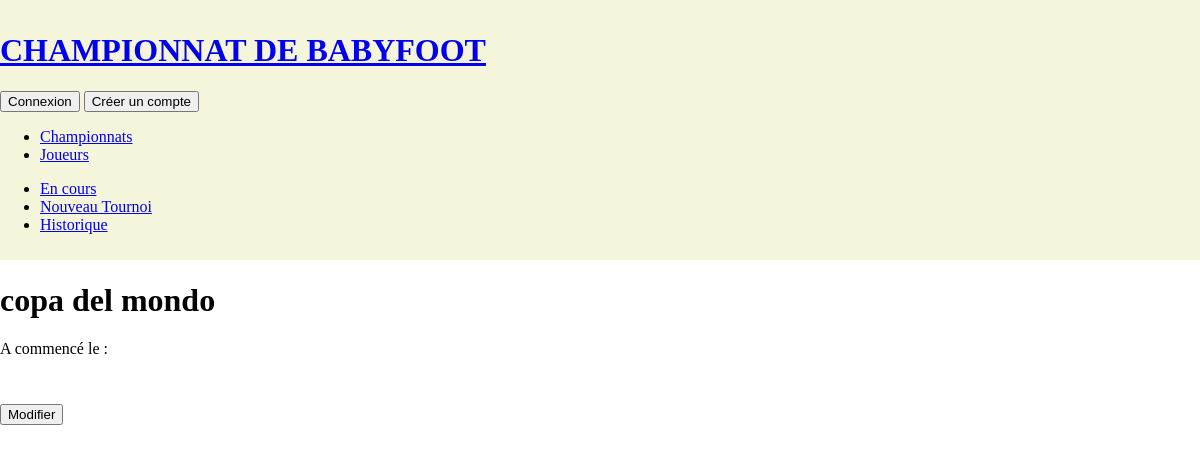
/championnat.php?idC=1, run on an earlier commit of the app's database.
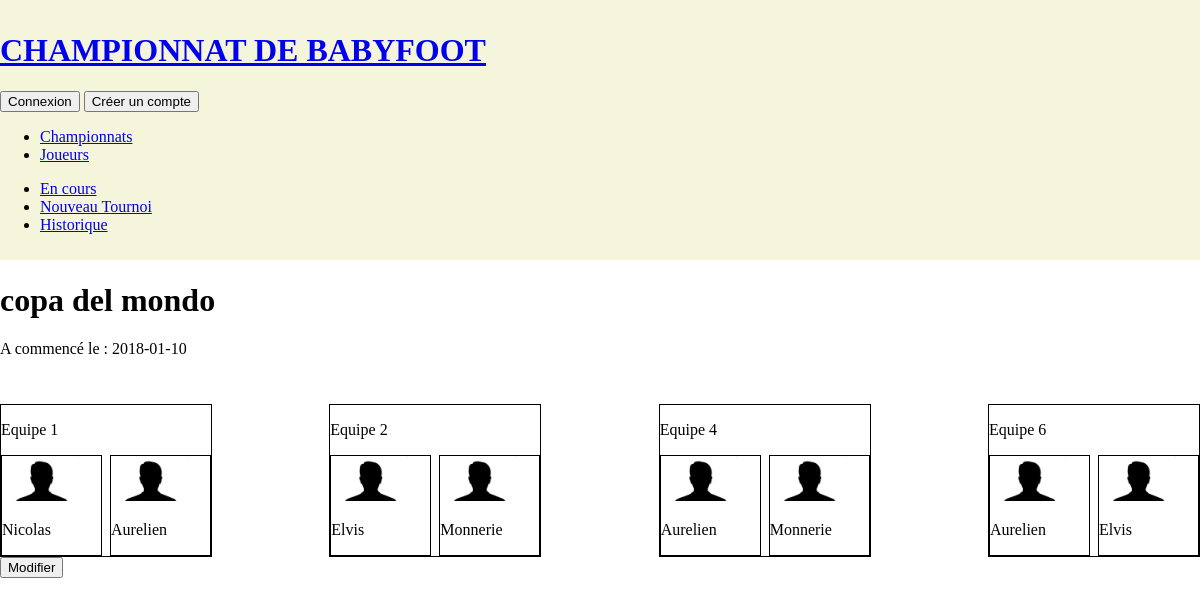
And on a later commit of the database.
### tables this page shows
CREATE TABLE IF NOT EXISTS `competitions` (
  `id_competition` int(11) NOT NULL AUTO_INCREMENT,
  `nomChamp` varchar(25) DEFAULT NULL,
  `nbreJoueurs` int(25) NOT NULL,
  `terminee` tinyint(1) NOT NULL DEFAULT '0',
  `dateDebut` date NOT NULL,
  PRIMARY KEY (`id_competition`)
);

CREATE TABLE IF NOT EXISTS `equipes` (
  `id_Equipe` int(11) NOT NULL AUTO_INCREMENT,
  `joueur1` int(11) NOT NULL,
  `joueur2` int(11) NOT NULL,
  `id_compet` int(11) NOT NULL,
  PRIMARY KEY (`id_Equipe`),
  KEY `fk_joueur1` (`joueur1`),
  KEY `fk_joueur2` (`joueur2`),
  KEY `FK_EquipeCompet` (`id_compet`)
);

CREATE TABLE IF NOT EXISTS `joueurs` (
  `id_Joueur` int(25) NOT NULL AUTO_INCREMENT,
  `nom` varchar(255) NOT NULL,
  `prenom` varchar(255) NOT NULL,
  `surnom` varchar(255) NOT NULL,
  `password` varchar(255) NOT NULL,
  `meilleureperformance` varchar(255) DEFAULT NULL,
  `defaut` varchar(255) DEFAULT NULL,
  `qualité` varchar(255) DEFAULT NULL,
  `photo` varchar(255) DEFAULT 'img/photo_default.png',
  `victoireChamp` int(25) DEFAULT NULL,
  PRIMARY KEY (`id_Joueur`)
);

### championnat.php (the view, shortened to what this page needs)
<?php session_start();
include'include/connexionBdd.php';
$listeCompet = $bdd->query('SELECT * FROM competitions ORDER BY dateDebut DESC');
$detailCompet = $bdd->prepare('SELECT * FROM competitions WHERE competitions.id_competition = ?');
$reqCencours = $bdd->query('SELECT * FROM competitions WHERE terminee = 0 ORDER BY dateDebut DESC ');
$reqEquipes = $bdd->prepare('SELECT id_Equipe, J1.id_Joueur AS J1id, J2.id_Joueur AS J2id, equipes.id_Equipe, J1.prenom AS J1p, J2.prenom AS J2p, J1.photo AS J1img ,J2.photo AS J2img FROM equipes JOIN joueurs AS J1 ON equipes.joueur1 = J1.id_Joueur JOIN joueurs AS J2 ON equipes.joueur2 = J2.id_Joueur WHERE equipes.id_compet = ?');
?>
<!doctype html>
<html>
    <head>
        <link rel="stylesheet" type="text/css" href="css/style.css" />
    </head>
    <body>
        <header>
			<div class="wrap">
            	<?php include'include/banniere.php' ?>
				<nav>
					<?php include'include/navChamp.php'?>
				</nav>
			</div>
        </header>
        <div id="content">
			<div class="wrap">
                <?php
                if(!isset($_GET['idC']) && !isset($_GET['comp'])){
                    if(!isset($_GET['histo'])){
                        ?>
                        <h1>CHAMPIONNATS EN COURS</h1>
                        <?php
                        while ($donnees = $reqCencours->fetch()) {
                            ?>
                            <a href="championnat.php?idC=<?php echo $donnees['id_competition']; ?>"><?php echo($donnees['nomChamp']); ?></a>
                            <p id="dateDebut">commencée le <?php echo $donnees['dateDebut']; ?></p>
                            <?php
                        }
                    }
                    else if(isset($_GET['histo'])){
                        ?>
                        <h1>HISTORIQUE DES CHAMPIONNATS</h1>
                        <?php
                        while ($donnees = $listeCompet->fetch()) {
                            ?>
                            <a href="championnat.php?idC=<?php echo $donnees['id_competition']; ?>"><?php echo($donnees['nomChamp']); ?></a>
                            <p id="dateDebut">commencée le <?php echo $donnees['dateDebut']; ?></p>
                            <?php
                        }
                    }
                    $listeCompet->closeCursor();
                }
                else if(isset($_GET['idC'])){
                    $detailCompet->execute(array($_GET['idC']));
                    while($donnees = $detailCompet->fetch()){
                    ?>
                    <h1><?php echo($donnees['nomChamp']);?></h1>
                        <p>A commencé le : <?php echo($donnees['dateDebut']);?></p>
                    <div class="competX">
                        <div class="iconeEquipes">
                            <?php
                            $reqEquipes->execute(array($_GET['idC']));
                            while($donnees4 = $reqEquipes->fetch()){
                                ?>
                                <div class="iconeEquipe">
                                    <p>Equipe <?php echo($donnees4['id_Equipe']);?></p>
                                    <div class="iconeJoueurs">
                                        <div class="iconeJoueur">
                                            <a href="joueurs.php?idJ=<?php echo($donnees4['J1id']);?>"><img src="<?php echo($donnees4['J1img']);?>" /></a>
                                            <p><?php echo($donnees4['J1p']);?></p>
                                        </div>
                                        <div class="iconeJoueur">
                                            <a href="joueurs.php?idJ=<?php echo($donnees4['J2id']);?>"><img src="<?php echo($donnees4['J2img']);?>" /></a>
                                            <p><?php echo($donnees4['J2p']);?></p>
                                        </div>
                                    </div>
                                </div>
                                <?php
                            }
                            ?>
                        </div>
                    </div>
                    <a href="modifChampionnat.php?modif=<?php echo($_GET['idC']);?>"><button id="boutonModif">Modifier</button></a>
                    <?php
                    }
            }
            ?>
			</div>
        </div>
    </body>
</html>

### include/banniere.php
<a href="index.php" class="banniere"><h1>CHAMPIONNAT DE BABYFOOT</h1></a>
<div id="connexion">
            <a href="connexion.php"><button id="boutonConnexion">Connexion</button></a>
            <a href="creationCompte.php"><button id="boutonCreationCompte">Créer un compte</button></a>
</div>

### include/menuPrincipal.php
<ul class="menuPrincipal">
	<li><a id="lienChampionnat" href="championnat.php">Championnats</a></li>
	<li><a id="lienJoueurs" href="joueurs.php">Joueurs</a></li>
</ul>

### include/navChamp.php
<?php include'include/menuPrincipal.php' ?>
<ul>
    <li><a href="championnat.php">En cours</a></li>
    <li><a href="nouveauTournoi.php">Nouveau Tournoi</a></li>
    <li><a href="championnat.php?histo=1">Historique</a></li>
</ul>

### css/style.css (style rules this page uses)
body { margin: 0; }
.wrap { max-width: 1200px; margin :0 auto; }
header { background-color: beige; padding-bottom: 0.67em; }
a.banniere { padding-top: 0.67em; display: block; }
.iconeEquipe img { width: 80px; }
.iconeEquipe { display: flex; border: solid 1px black; flex-direction: column; width: 210px; }
.iconeJoueurs { display: flex; flex-direction: row; justify-content: space-between; }
.iconeJoueur { border: 1px solid black; width: 99px; }
#boutonModif { margin: auto; }
.iconeEquipes { display: flex; justify-content: space-between; }

What changed in the data, as far as the page shows it:
changed competitions "copa del mondo": gains equipes (id_Equipe "1", joueurs.photo (placeholder picture), joueurs.prenom "Nicolas", joueurs.prenom "Aurelien"); gains equipes (id_Equipe "2", joueurs.photo (placeholder picture), joueurs.prenom "Elvis", joueurs.prenom "Monnerie"); gains equipes (id_Equipe "4", joueurs.photo (placeholder picture), joueurs.prenom "Aurelien", joueurs.prenom "Monnerie"); gains equipes (id_Equipe "6", joueurs.photo (placeholder picture), joueurs.prenom "Aurelien", joueurs.prenom "Elvis"); dateDebut (not shown) → "2018-01-10"
